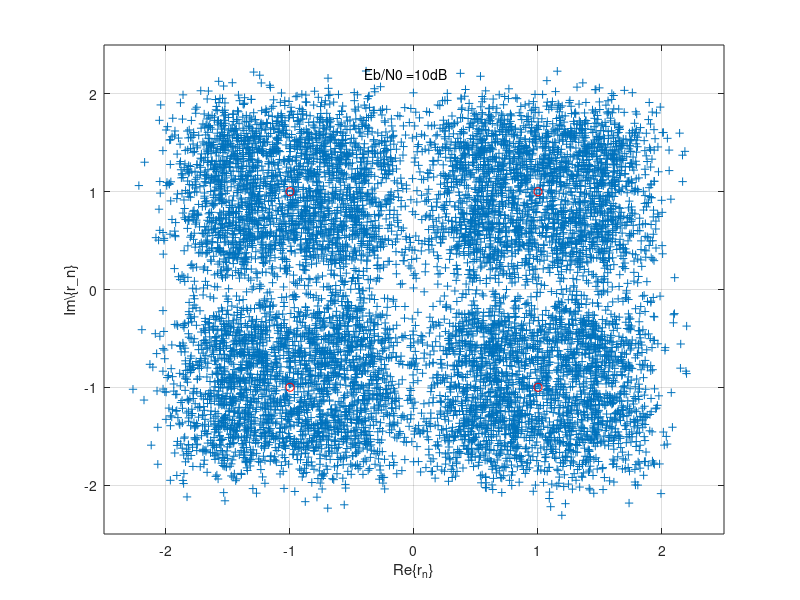

Here is the MATLAB script that generated this plot:
%%  QPSK through filtered AWGN channel
clear all;close all;clc;
Ns = 1e4;% no. transmitted symbols
EbN0dB_sim = 10; %SNR (dB)
QPSK_sig_set = [1+i -1+i 1-i -1-i]; %QPSK signal set
h = 0.4.^(0:4); % discrete-time CIR

%%%%%%%%%%%%%%%%%%%%%%%%%%%%%%%%%%%%
EbN0_sim = 10^(EbN0dB_sim/10); %SNR for simulation
N0_sim = (mean(abs(QPSK_sig_set).^2)/2)/EbN0_sim; % N0
b = round(rand(1, 2*Ns)); % info bits
bp1 = b(1:2:length(b));
bp2 = b(2:2:length(b));
m = 2*bp1+bp2+1; %indices for QPSK signal points
s = QPSK_sig_set(m); %transmitted signal points
w = sqrt(N0_sim/2)*randn(1, Ns)+ i*sqrt(N0_sim/2)*randn(1, Ns); %AWGN
tmp = conv(h,s);
r = tmp(1:length(s)) + w; % received signal values
b2 = []; % received bits
for n = 1:Ns
    if real(r(n)) > 0 & imag(r(n)) > 0;
        b2 = [b2 0 0];
    elseif real(r(n)) <= 0 & imag(r(n)) > 0;
        b2 = [b2 0 1];
    elseif real(r(n)) > 0 & imag(r(n)) <= 0;
        b2 = [b2 1 0];
    else
        b2 = [b2 1 1];
    end
end

BER = length(find(b ~= b2))/(2*Ns);

plot(r,'+'); hold on; grid on;
plot(QPSK_sig_set,'ro');
xlabel('Re\{r_n\}'); ylabel('Im\{r_n}');
axis([-2.5 2.5 -2.5 2.5]);
text(-0.4, 2.2, strcat('Eb/N0 = ', num2str(EbN0dB_sim),'dB'));


